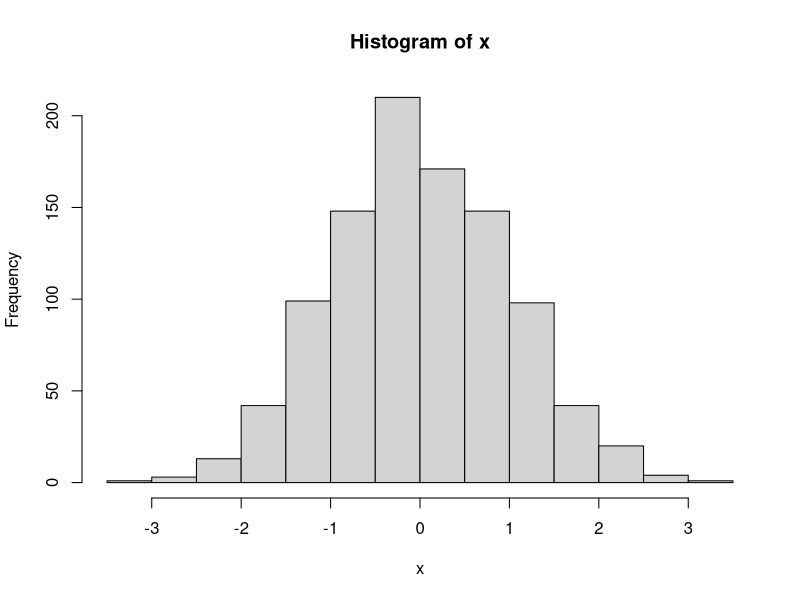
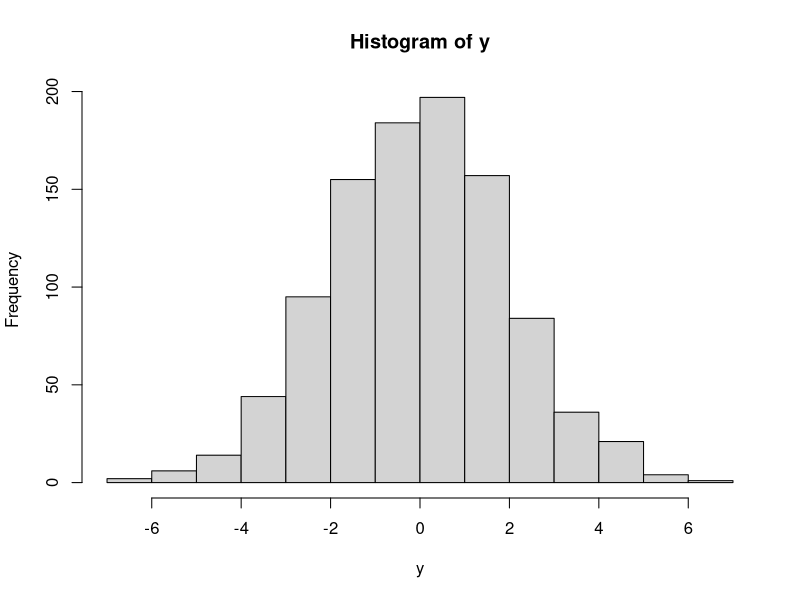
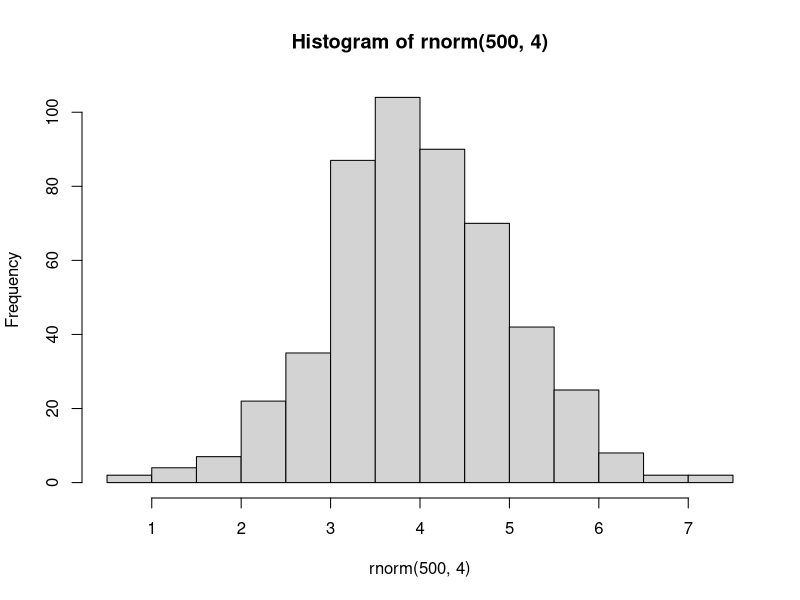
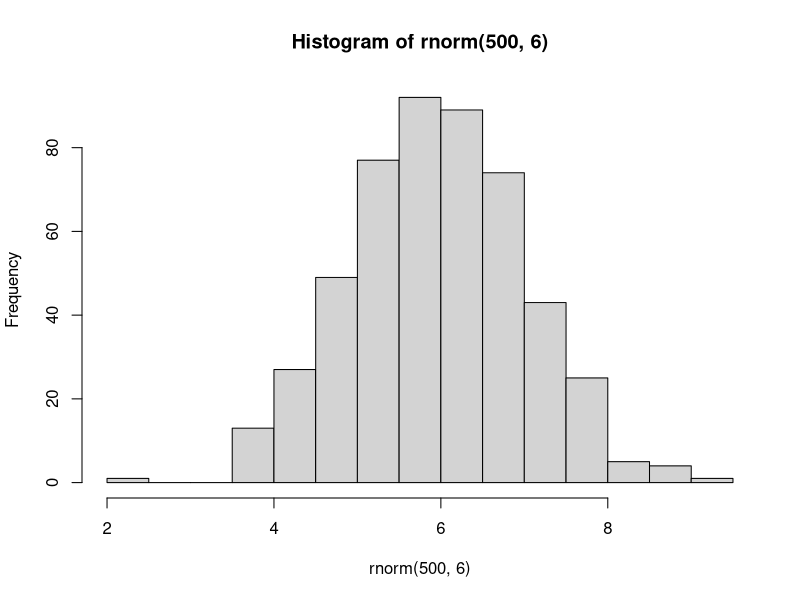
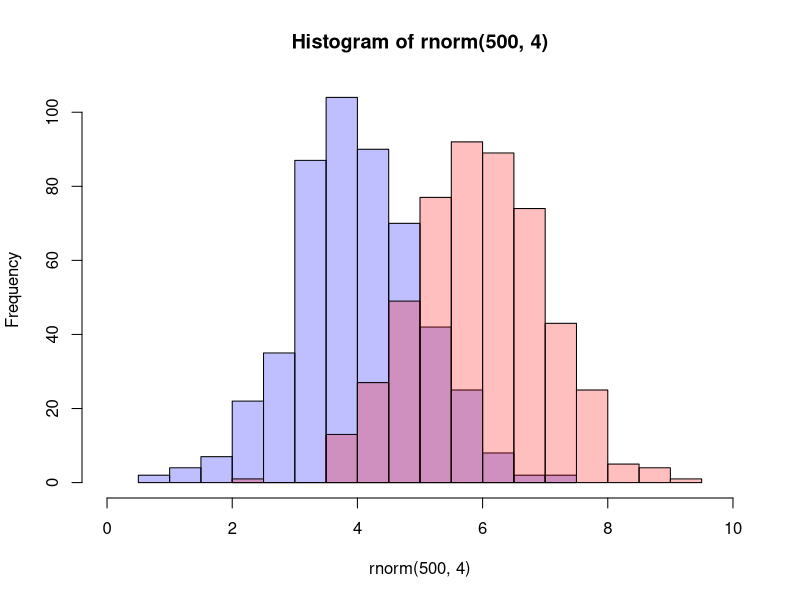

The R script that drew these images, in order:
rm(list=ls())
x <- rnorm(1000,0,1)
hist(x)
y <- rnorm(1000,0,2)
hist(y)

p1 <- hist(rnorm(500,4))                     
p2 <- hist(rnorm(500,6))                     
plot( p1, col=rgb(0,0,1,1/4), xlim=c(0,10))  
plot( p2, col=rgb(1,0,0,1/4), xlim=c(0,10), add=T)  
